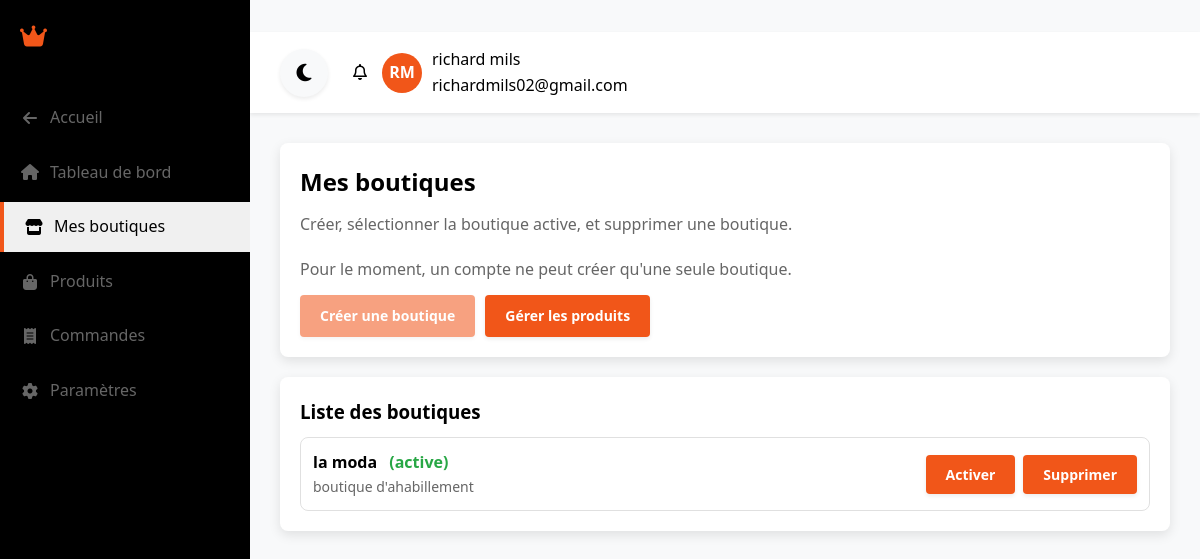
Page /index.php?page=dashboard_shop&tab=shops (signed in) on the earlier database version.
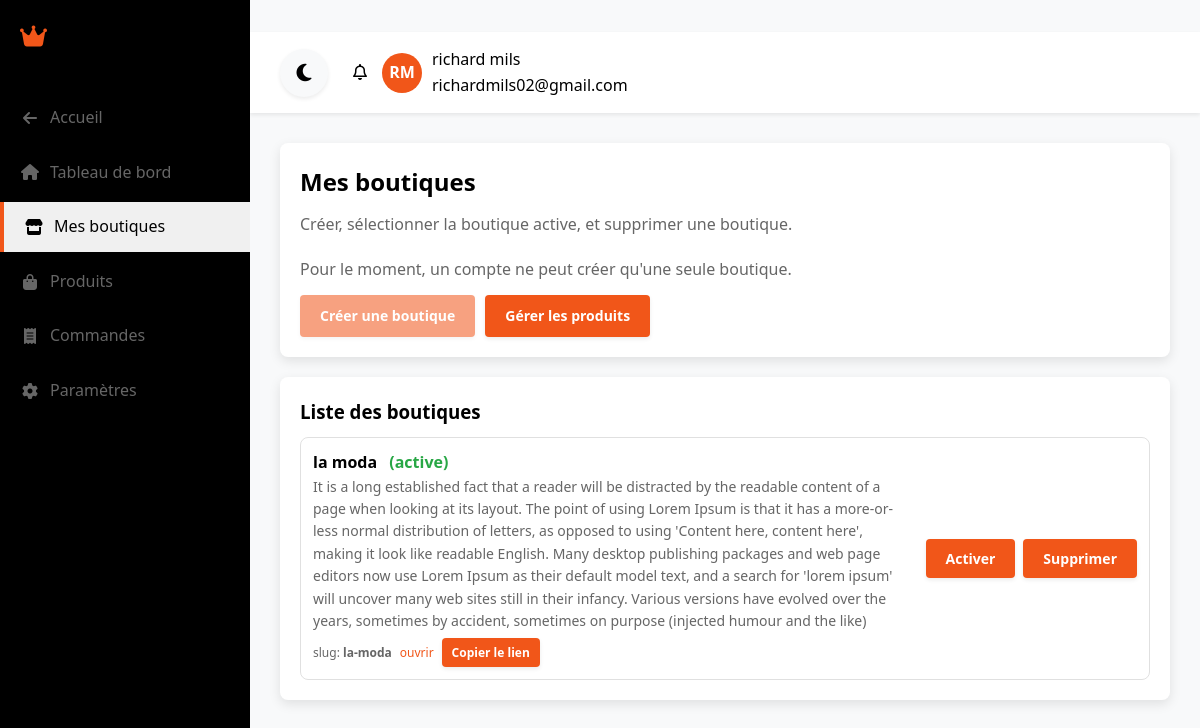
Same page on the later database version.
### tables this page shows
CREATE TABLE shops (
        id INTEGER PRIMARY KEY AUTOINCREMENT,
        user_id INTEGER NOT NULL,
        name TEXT NOT NULL,
        description TEXT,
        logo TEXT,
        created_at DATETIME DEFAULT CURRENT_TIMESTAMP,
        updated_at DATETIME DEFAULT CURRENT_TIMESTAMP, banner TEXT, email_contact TEXT, phone TEXT, address TEXT, city TEXT, country TEXT, currency TEXT DEFAULT 'USD', status TEXT DEFAULT 'active', slug TEXT, url TEXT, stars REAL DEFAULT 0,
        FOREIGN KEY (user_id) REFERENCES users(id) ON DELETE CASCADE
    );

### app/models/Shop.php (called while the page is built, shortened)
<?php
require_once __DIR__ . '/../config.php';
class Shop {
    private PDO $db;
    public function __construct() {
        $this->db = getDB();
    }
    public function getByUserId(int $userId): array {
        $stmt = $this->db->prepare('SELECT * FROM shops WHERE user_id = ? ORDER BY created_at DESC');
        $stmt->execute([$userId]);
        return $stmt->fetchAll();
    }
}

### app/config.php (called while the page is built, shortened)
<?php
function getDB() {
    static $db = null;
    if ($db === null) {
        try {
            $db = new PDO('sqlite:' . DB_PATH);
            $db->setAttribute(PDO::ATTR_ERRMODE, PDO::ERRMODE_EXCEPTION);
            $db->setAttribute(PDO::ATTR_DEFAULT_FETCH_MODE, PDO::FETCH_ASSOC);
            $db->exec('PRAGMA foreign_keys = ON');
            initDatabase($db);
        } catch (PDOException $e) {
            error_log("Erreur de connexion à la base de données: " . $e->getMessage());
            die("Erreur de connexion à la base de données. Veuillez contacter l'administrateur.");
        }
    }
    return $db;
}
function initDatabase($db) {
    $db->exec('PRAGMA foreign_keys = ON');
    $ensureColumns = function(string $table, array $columns) use ($db) {
        $existing = [];
        $stmt = $db->query("PRAGMA table_info($table)");
        foreach ($stmt->fetchAll() as $col) {
            $existing[$col['name']] = true;
        }
        foreach ($columns as $name => $definition) {
            if (!isset($existing[$name])) {
                $db->exec("ALTER TABLE $table ADD COLUMN $name $definition");
            }
        }
    };
    $ensureColumns('shops', [
        'slug' => 'TEXT',
        'url' => 'TEXT',
        'banner' => 'TEXT',
        'email_contact' => 'TEXT',
        'phone' => 'TEXT',
        'address' => 'TEXT',
        'city' => 'TEXT',
        'country' => 'TEXT',
        'currency' => "TEXT DEFAULT 'USD'",
        'stars' => 'REAL DEFAULT 0',
        'status' => "TEXT DEFAULT 'active'"
    ]);
    $ensureColumns('products', [
        'promo_price' => 'REAL',
        'sku' => 'TEXT',
        'weight' => 'REAL',
        'colors_json' => 'TEXT',
        'tags_json' => 'TEXT',
        'is_physical' => 'INTEGER DEFAULT 1',
        'min_order_qty' => 'INTEGER DEFAULT 1'
    ]);
    $ensureColumns('orders', [
        'paid' => 'INTEGER DEFAULT 0',
        'satisfied' => 'INTEGER DEFAULT 0',
        'canceled' => 'INTEGER DEFAULT 0'
    ]);
}
function url($page) {
    return APP_URL . "?page=" . $page;
}

### app/controllers/ShopController.php (called while the page is built, shortened)
<?php
require_once __DIR__ . '/../models/Shop.php';
class ShopController {
    public function dashboard() {
        $shopModel = new Shop();
        $shops = $shopModel->getByUserId((int)$_SESSION['user_id']);
    }
}
?>

### app/router.php (called while the page is built, shortened)
<?php
require_once __DIR__ . '/config.php';
class Router {
    private $page;
    public function __construct() {
        $this->page = $_GET['page'] ?? 'home';
    }
    public function route() {
        if ($this->page === 'dashboard_shop') {
            require_once CONTROLLERS_PATH . '/ShopController.php';
            $controller = new ShopController();
            $controller->dashboard();
            return;
        }
    }
}

### app/views/dashboard_shop/shops.php (the view, shortened to what the changed rows need)
<?php
$data = $_SESSION['view_data'] ?? [];
$shops = $data['shops'] ?? [];
$activeShopId = (int)($data['active_shop_id'] ?? 0);
?>
<div class="card">
    <h2 style="margin-bottom: 10px;">Mes boutiques</h2>
</div>
<div class="card">
    <?php if (empty($shops)): ?>
        <div style="color: var(--gray-dark);">Aucune boutique. Crée ta première boutique.</div>
    <?php else: ?>
        <div style="display: grid; gap: 10px;">
            <?php foreach ($shops as $shop): ?>
                <div style="display: flex; justify-content: space-between; align-items: center; gap: 10px; padding: 12px; border: 1px solid var(--dashboard-border); border-radius: 8px;">
                    <div>
                        <div style="font-weight: 700;">
                            <?php echo htmlspecialchars($shop['name']); ?>
                            <?php if ((int)$shop['id'] === $activeShopId): ?>
                                <span style="color: var(--success); font-weight: 700; margin-left: 8px;">(active)</span>
                            <?php endif; ?>
                        </div>
                        <?php if (!empty($shop['description'])): ?>
                            <div style="color: var(--gray-dark); font-size: 14px;"><?php echo htmlspecialchars($shop['description']); ?></div>
                        <?php endif; ?>
                        <?php if (!empty($shop['slug']) || !empty($shop['url'])): ?>
                            <div style="margin-top: 6px; display: flex; gap: 8px; align-items: center; flex-wrap: wrap;">
                                <?php if (!empty($shop['slug'])): ?>
                                    <span style="font-size: 12px; color: var(--gray-dark);">slug: <strong><?php echo htmlspecialchars((string)$shop['slug']); ?></strong></span>
                                <?php endif; ?>
                                <?php if (!empty($shop['url'])): ?>
                                    <a href="<?php echo htmlspecialchars((string)$shop['url']); ?>" target="_blank" rel="noopener" style="font-size: 12px; color: var(--primary);">ouvrir</a>
                                    <button type="button" class="btn btn-secondary" style="padding: 6px 10px; font-size: 12px;" onclick="navigator.clipboard.writeText('<?php echo htmlspecialchars((string)$shop['url']); ?>')">Copier le lien</button>
                                <?php endif; ?>
                            </div>
                        <?php endif; ?>
                    </div>
                    <div style="display: flex; gap: 8px; align-items: center;">
                        <form method="post" action="<?php echo url('dashboard_shop'); ?>&tab=shops&action=set_active_shop" style="margin: 0;">
                            <button class="btn btn-secondary" type="submit">Activer</button>
                        </form>
                        <form method="post" action="<?php echo url('dashboard_shop'); ?>&tab=shops&action=delete_shop" style="margin: 0;" onsubmit="return confirm('Supprimer cette boutique ?');">
                            <button class="btn btn-primary" type="submit">Supprimer</button>
                        </form>
                    </div>
                </div>
            <?php endforeach; ?>
        </div>
    <?php endif; ?>
</div>

Differences in the rows shown:
changed shops "la moda": description "boutique d'ahabillement" → "It is a long established fact that a reader will be distracted by the readable content of a page when looking at its layout. The point of using Lorem Ipsum is that it has a more-or-less normal distribution of letters, as opposed to using 'Content here, content here', making it look like readable English. Many desktop publishing packages and web page editors now use Lorem Ipsum as their default model text, and a search for 'lorem ipsum' will uncover many web sites still in their infancy. Various versions have evolved over the years, sometimes by accident, sometimes on purpose (injected humour and the like)"; slug (not shown) → "la-moda"
